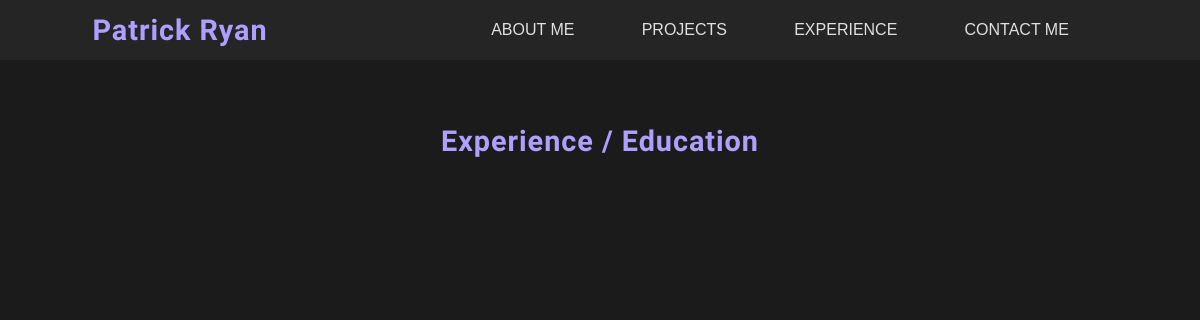
/content/experience, run on an earlier commit of the app's database.
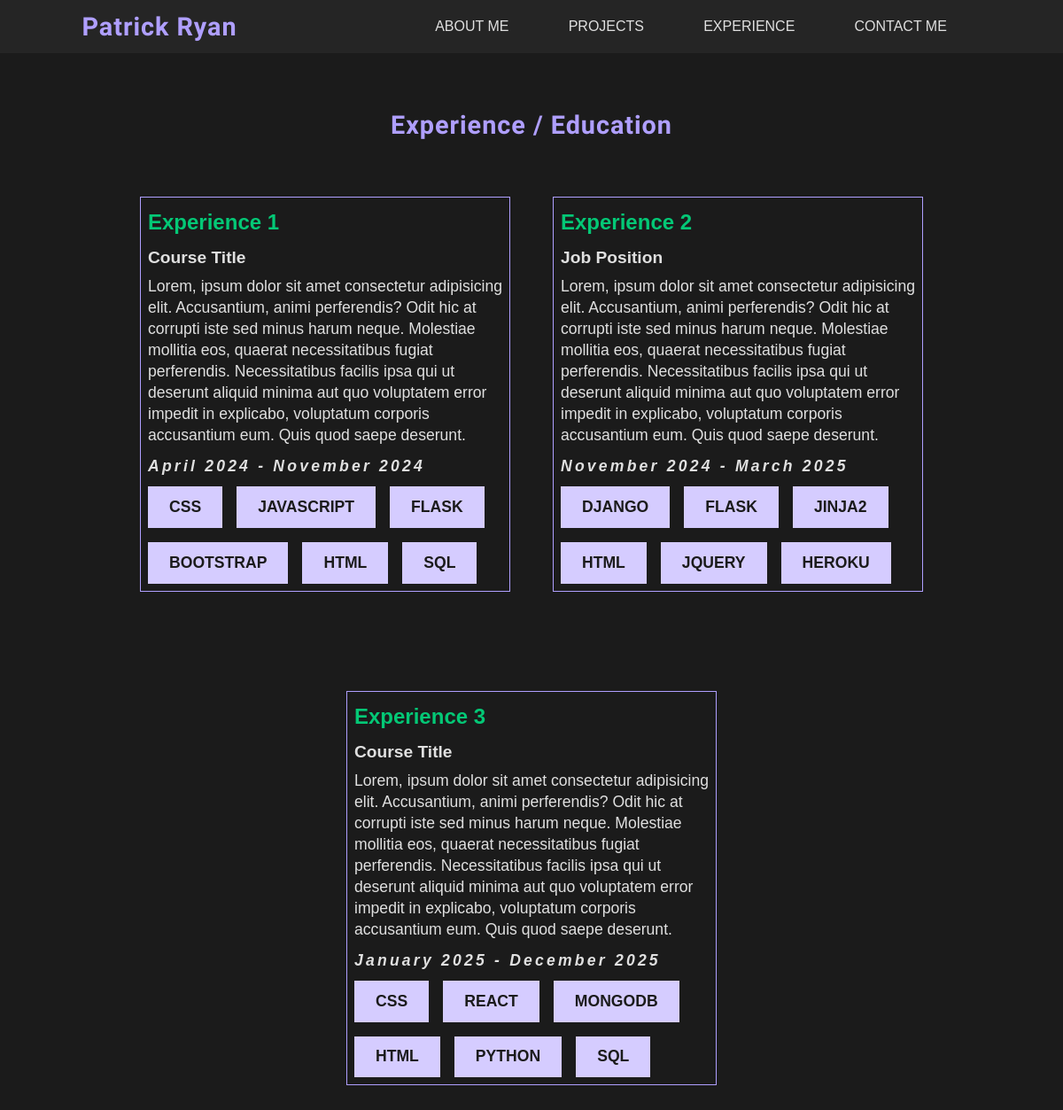
And on a later commit of the database.
### content/models.py (models this page shows, shortened)
class Experience(models.Model):
    name = models.CharField(max_length=100)
    courseOrPosition = models.CharField(max_length=50)
    description =   models.TextField()
    dateAndYear = models.CharField(max_length=40)
    skills = models.ManyToManyField(Skill)

class Skill(models.Model):
    name = models.CharField(max_length=100)

### content/views.py (the view)
# urls.py: path('experience', experience_list, name='experience_list' ),
def experience_list(request):
    experiences = Experience.objects.all()
    return render(
        request,
        'content/experience_list.html',
        {"experiences":experiences}
        )

### templates/content/experience_list.html (shortened to what this page needs)
{% extends 'base.html' %}
{% load static %}
{% block content %}
<section class="experience-section center-column">
    <h2>Experience / Education</h2>
    <div class="experience-list center-row">
        {% for experience in experiences %}
        <div class="experience-card">
                <p>{{ experience.name }}</p>
                <p>{{ experience.courseOrPosition }}</p>
                <p>{{ experience.description }}</p>
                <p>{{ experience.dateAndYear}}</p>
                <div class="experience-skills">
                    {% for skill in experience.skills.all %}
                    <label class="text-label">{{ skill.name }}</label>
                    {% endfor %}
                </div>
        </div>
        {% endfor %}
    </div>
</section>
{% endblock content %}

What changed in the data, as far as the page shows it:
added Experience: name "Experience 1", courseOrPosition "Course Title", description "Lorem, ipsum dolor sit amet consectetur adipisicing elit. Accusantium, animi perferendis? Odit hic at corrupti iste sed minus harum neque. Molestiae mollitia eos, quaerat necessitatibus fugiat perferendis. Necessitatibus facilis ipsa qui ut deserunt aliquid minima aut quo voluptatem error impedit in explicabo, voluptatum corporis accusantium eum. Quis quod saepe deserunt.", dateAndYear "April 2024 - November 2024"
now on this page (row unchanged): Skill: name "CSS"
now on this page (row unchanged): Skill: name "JAVASCRIPT", shown under "Experience 1"
now on this page (row unchanged): Skill: name "FLASK"
now on this page (row unchanged): Skill: name "BOOTSTRAP", shown under "Experience 1"
added Skill: name "HTML"
added Skill: name "SQL"
added Experience: name "Experience 2", courseOrPosition "Job Position", description "Lorem, ipsum dolor sit amet consectetur adipisicing elit. Accusantium, animi perferendis? Odit hic at corrupti iste sed minus harum neque. Molestiae mollitia eos, quaerat necessitatibus fugiat perferendis. Necessitatibus facilis ipsa qui ut deserunt aliquid minima aut quo voluptatem error impedit in explicabo, voluptatum corporis accusantium eum. Quis quod saepe deserunt.", dateAndYear "November 2024 - March 2025"
now on this page (row unchanged): Skill: name "DJANGO", shown under "Experience 2"
now on this page (row edited): Skill: name "JINJA2", shown under "Experience 2"
added Skill: name "JQUERY", shown under "Experience 2"
added Skill: name "HEROKU", shown under "Experience 2"
added Experience: name "Experience 3", courseOrPosition "Course Title", description "Lorem, ipsum dolor sit amet consectetur adipisicing elit. Accusantium, animi perferendis? Odit hic at corrupti iste sed minus harum neque. Molestiae mollitia eos, quaerat necessitatibus fugiat perferendis. Necessitatibus facilis ipsa qui ut deserunt aliquid minima aut quo voluptatem error impedit in explicabo, voluptatum corporis accusantium eum. Quis quod saepe deserunt.", dateAndYear "January 2025 - December 2025"
now on this page (row unchanged): Skill: name "REACT", shown under "Experience 3"
now on this page (row unchanged): Skill: name "MONGODB", shown under "Experience 3"
added Skill: name "PYTHON", shown under "Experience 3"
